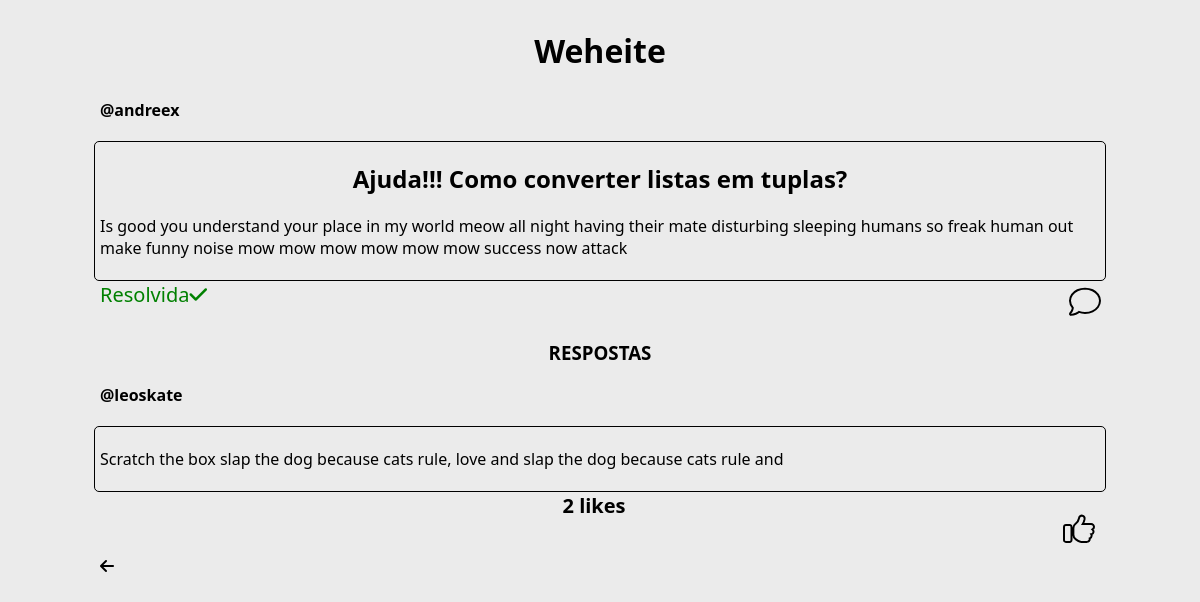
/17/detailForum/, run on the app's committed database.
### users/models.py (models this page shows, shortened)
class Forum(models.Model):
    autor = models.ForeignKey(User, on_delete=models.SET_NULL,null=True)
    title = models.TextField(max_length=255)
    body = models.TextField(max_length=9999)
    respondida = models.ManyToManyField(User, default=None, blank=True, related_name='respondida')

class Reply(models.Model):
    autor = models.ForeignKey(User, on_delete=models.SET_NULL,null=True)
    forum = models.ForeignKey(Forum, on_delete=models.CASCADE)
    body = models.TextField(max_length=9999)
    liked = models.ManyToManyField(User, default=None, blank=True, related_name='liked')

### users/views.py (the view)
# urls.py: path('<int:forum_id>/detailForum/', user_views.detailForum, name="detail"),
def detailForum(request, forum_id):
    forum = get_object_or_404(Forum, pk=forum_id)
    replys = Reply.objects.filter(forum=forum_id).order_by('-id')
    user = request.user  # Collect all records from table
    return render(request, "users/detailForum.html", {'forum': forum, 'replys': replys, 'user':user})

### users/templates/users/detailForum.html (shortened to what this page needs)
<!DOCTYPE html>
<html lang="en">
<head>
</head>
<body>
    <header>
        <h1>Weheite</h1>
    </header>
    <div class="main-content">
        <h4>@{{forum.autor}}</h4>
        <div class="discussion-box">
            <h2><b>{{forum.title}}</b></h2>
            <p>{{forum.body}}</p>
        </div>
        <div class="below-disc">
            {%if user.id == forum.autor_id %}
            <form action="{% url 'done' forum_id=forum.id %}" method='POST' class="ui form">
                {% csrf_token %}
                <input type='hidden' name='forum_id' value="{{forum.id}}" />
                <input type='hidden' name='user' value="{{user}}" />
                {% if user not in forum.respondida.all %}
                <button class="undone" type="submit" style="background-color: red;">Marcar como Resolvida</button>
                {% else %}
                <button class="done" type="submit" style="background-color: green;">Resolvida</button>
                {% endif %}
            </form>
            {% else %}
            {% if forum.autor in forum.respondida.all %}
            <div class="statusforum" style="color: green;">Resolvida<i class="fa-solid fa-check"></i></div>
            {% else %}
            <div class="statusforum" style="color: red;">Não Resolvida <i class="fa-regular fa-circle-xmark"></i></div>
            {%endif%}
            {%endif%}
            <a class="a3" href="reply_form/ "><i class="fa-solid fa-comment"></i></a>
        </div>
        {% if replys %}
        <h3>RESPOSTAS</h3>
        {% for reply in replys %}
        <h4><b>@{{reply.autor}}</b></h4>
        <div class="answer-box">
            <p class="TextBody">{{reply.body}}</p>
        </div>
        <div class="like-function">
            {% if reply.liked.all.count == 1 %}
            <strong>{{ reply.liked.all.count }} like</strong>
            {%else%}
            <strong>{{ reply.liked.all.count }} likes</strong>
            {%endif%}
            <form action="{% url 'like' forum_id=forum.id %}" method='POST' class="ui form">
                {% if user not in reply.liked.all %}
                <button class="like" type="submit"><i class="fa-solid fa-thumbs-up"></i></button>
                {% else %}
                <button class="deslike" type="submit"><i class="fa-solid fa-thumbs-up"></i></button>
                {% endif %}
            </form>
        </div>
        {% endfor %}
        {%else%}
        <h3>Ainda não tem nenhuma resposta</h3>
        {% endif %}
        <div class="position-back-button">
            <a href="{% url 'home' %} "><i class="fa-solid fa-arrow-left"></i></a>
        </div>
    </div>
</body>
</html>

### users/templates/users/detailForum.html (style rules this page uses)
* { font-family: 'Segoe UI', Tahoma, Geneva, Verdana, sans-serif; }
body { display: flex; flex-direction: column; align-items: center; justify-content: space-between; background-color: #ebebeb; }
.main-content { display: flex; flex-direction: column; align-items: center; justify-content: space-between; width: 1200px; height: fit-content; padding: 5px; border-radius: 5px; }
.discussion-box { margin-top: 0px; padding: 5px; padding-top: 0px; width: 1000px; border: 1px solid; margin-top: 20px; border-radius: 5px; }
h2 { text-align: center; }
h4 { margin: 0px; padding: 0px; width: 1000px; display: flex; justify-content: start; }
.below-disc { display: flex; width: 1000px; justify-content: space-between; }
.answer-box { margin-top: 0px; padding-top: 0px; padding: 5px; width: 1000px; border: 1px solid; margin-top: 20px; border-radius: 5px; }
.position-back-button { display: flex; width: 1000px; justify-content: start; }
a { color: black; text-decoration: none; }
.a3 { font-size: 30px; color: #ebebeb; text-justify: end; -webkit-text-stroke-width: 2px; -webkit-text-stroke-color: #000; }
.TextBody { word-wrap: break-word; }
.like-function { display: flex; justify-content: space-between; width: 1000px; }
.like { font-size: 30px; text-decoration: none; background: none; border: none; color: #ebebeb; -webkit-text-stroke-width: 2px; -webkit-text-stroke-color: #000; }
strong { font-size: 20px; width: 1000px; display: flex; justify-content: center; margin-left: 30px; }
.statusforum { font-size: 20px; }
button { margin-top: 10px; height: fit-content; width: fit-content; padding: 6px; color: #fff; font-weight: bolder; text-decoration: none; border: none; border-radius: 8px; }

### data on the page
Forum: autor "andreex", title "Ajuda!!! Como converter listas em tuplas?", body "Is good you understand your place in my world meow all night having their mate disturbing sleeping humans so freak human out make funny noise mow mow mow mow mow mow success now attack"
Reply: autor "leoskate", body "Scratch the box slap the dog because cats rule, love and slap the dog because cats rule and", liked.all.count "2"
